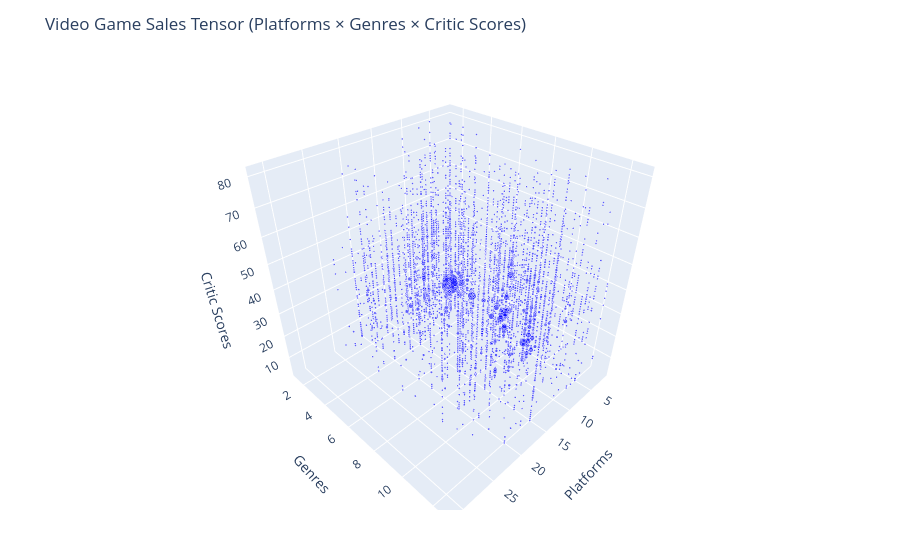

The code cell stored with this chart in its notebook:
### Markdown cell above
### Visualization tools

This is a good place to look at the tensor we created.  You will need to have PlotlyJS active in your notebook, uncomment the command to install if you do not.

### Code cell
# import Pkg; Pkg.add("PlotlyJS") # Uncomment if PlotlyJS is not installed
plotTensor(t; xlabel="Platforms", ylabel="Genres", zlabel="Critic Scores", 
    title="Video Game Sales Tensor (Platforms × Genres × Critic Scores)")

### Figure 1 — Plotly figure (JSON) as saved in the notebook; plotly's stock layout.template omitted (floating-point values rounded to 4 significant figures; data arrays with more than 128 entries replaced by an {"elided": "..."} marker saying what was removed)
{"data": [{"marker": {"color": "blue", "opacity": 0.6, "size": {"elided": "4089 float values"}}, "mode": "markers", "type": "scatter3d", "x": {"elided": "4089 int values"}, "y": {"elided": "4089 int values"}, "z": {"elided": "4089 int values"}}], "layout": {"margin": {"b": 50, "l": 50, "r": 50, "t": 60}, "scene": {"aspectmode": "cube", "xaxis": {"range": [1, 32], "title": "Platforms"}, "yaxis": {"range": [1, 13], "title": "Genres"}, "zaxis": {"range": [1, 83], "title": "Critic Scores"}}, "title": "Video Game Sales Tensor (Platforms × Genres × Critic Scores)"}}
